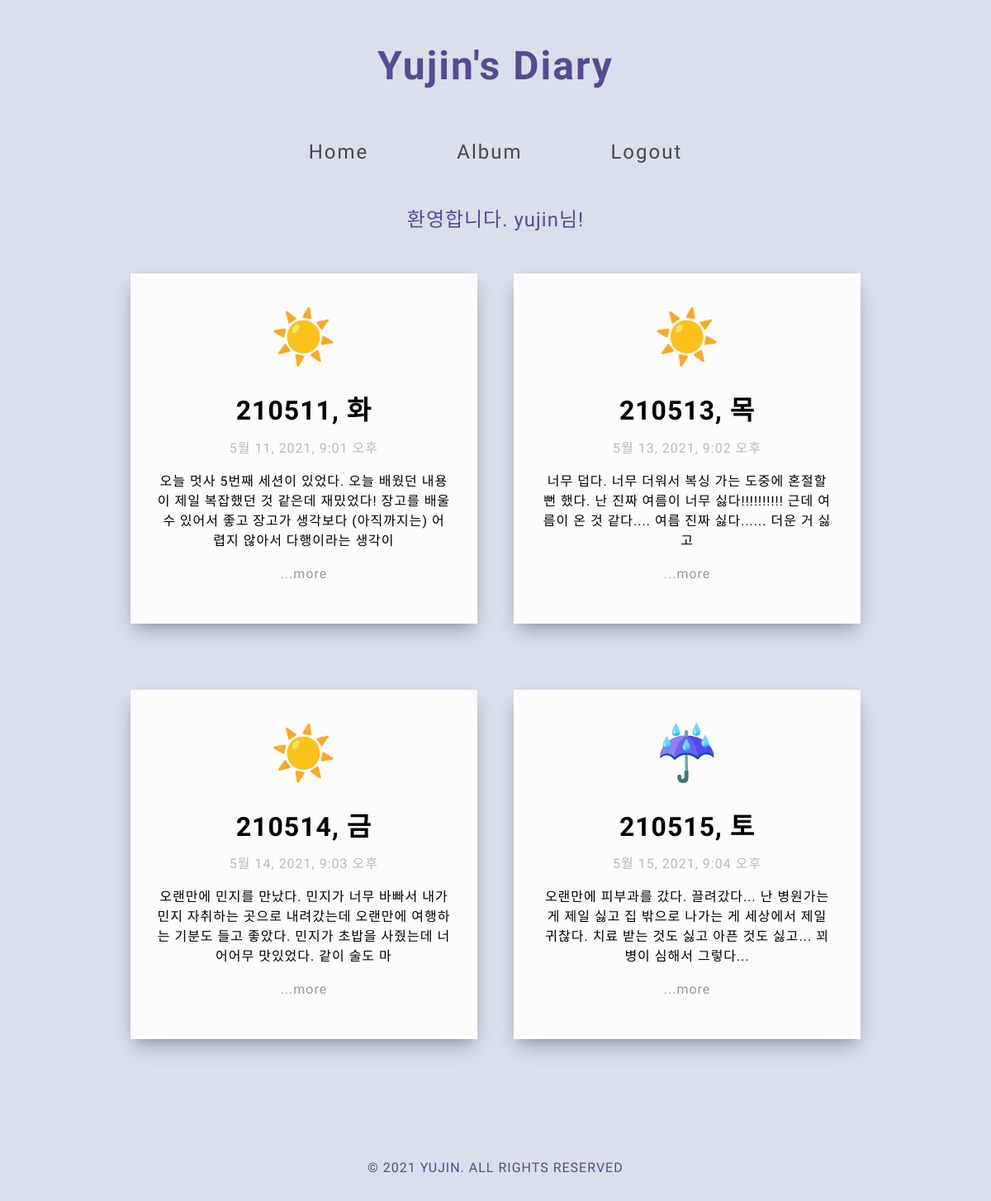
The app's page / (signed in) with its own data.
### diaryapp/models.py (models this page shows, shortened)
class Diary(models.Model):
    title = models.CharField(max_length=200)
    created_at = models.DateTimeField('작성시간', default = timezone.now)
    weather = models.CharField(max_length=50, default="")
    body = models.TextField()
    image = models.ImageField(upload_to="diaryImg/", default="")
    def summary(self):
        return self.body[:100]

### diaryapp/views.py (the view)
# urls.py: 2. Add a URL to urlpatterns:  path('', views.home, name='home')
def home(request):
    posts = Diary.objects
    return render(request, 'home.html', {'posts' : posts})

### diaryapp/templates/home.html (shortened to what this page needs)
<!DOCTYPE html>
<html>
  <head>
  </head>
  <body>
    {% extends 'base.html' %} {% block content %} {% if user.is_authenticated %}
    {% for post in posts.all %}
    <a href="{%url 'detail' post.id%}">
      <div class="post">
        <p id="weather">{{post.weather}}</p>
        <h1>{{post.title}}</h1>
        <p style="color: rgb(185, 185, 185)">{{post.created_at}}</p>
        <p>{{post.summary}}</p>
        <p style="color: rgb(151, 151, 151)">...more</p>
      </div></a
    >
    {% endfor %} {% else %}
    <p class="alert">로그인 후 볼 수 있습니다.</p>
    {% endif %}
    <br /><br /><br /><br /><br />
    <footer>
      <p>&copy; 2021 YUJIN. ALL RIGHTS RESERVED</p>
    </footer>
    {% endblock %}

### diaryProject/templates/base.html (shortened to what this page needs)
<!DOCTYPE html>
<html>
  <head>
  </head>
  <body>
    <header>
      <h1>Yujin's Diary</h1>
    </header>
    <nav>
      <a href="{% url 'home' %}">Home</a>
      {% if user.is_authenticated %}
      <a href="/photo">Album</a>
      <a href="javascript:{document.getElementById('logout').submit()}"
        >Logout</a
      >
      <div>환영합니다. {{user.username}}님!</div>
      {% else %}
      <a>Album</a>
      <a href="{% url 'signup' %}">Signup</a>
      <a href="{% url 'login' %}">Login</a>
      {% endif %}
    </nav>
  </body>
</html>
{% block content %} {% endblock %}

### diaryapp/templates/home.html (style rules this page uses)
* { text-align: center; background-color: #d9dfeb; font-family: "Nanum Gothic"; letter-spacing: 1px; }
header h1 { font-family: "Ubuntu"; color: #574b90; letter-spacing: 2px; font-size: 3em; font-weight: bold; line-height: 2em; }
a { color: black; text-decoration: none; }
.post { display: inline-block; border: 2px solid #fcfcfc; background-color: #fcfcfc; line-height: 1.5em; width: 30%; height: 10%; margin: 40px 20px; padding: 0px 30px 30px 30px; box-shadow: 0 13px 27px -5px rgba(50, 50, 93, 0.25), 0 8px 16px -8px rgba(0, 0, 0, 0.3), 0 -6px 16px -6px rgba(0, 0, 0, 0.025); }
.post * { background-color: #fcfcfc; }
footer p { color: #574b90; font-family: "Ubuntu"; line-height: 3em; }
#weather { font-size: 4em; }

### diaryProject/templates/base.html (style rules this page uses)
* { font-family: "Nanum Gothic"; }
nav { font-size: 1.5em; padding: 10px; width: 70%; margin: 0 auto; margin-top: 30px; border-radius: 10px; }
nav a { color: rgb(71, 71, 71); text-align: center; text-decoration: none; letter-spacing: 2px; margin: 0 50px; }
nav div { color: #574b90; margin-top: 2em; }

### records on screen
Diary: weather "☀️", title "210511, 화", created_at "5월 11, 2021, 9:01 오후", summary "오늘 멋사 5번째 세션이 있었다. 오늘 배웠던 내용이 제일 복잡했던 것 같은데 재밌었다! 장고를 배울 수 있어서 좋고 장고가 생각보다 (아직까지는) 어렵지 않아서 다행이라는 생각이"
Diary: weather "☀️", title "210513, 목", created_at "5월 13, 2021, 9:02 오후", summary "너무 덥다. 너무 더워서 복싱 가는 도중에 혼절할 뻔 했다. 난 진짜 여름이 너무 싫다!!!!!!!!!! 근데 여름이 온 것 같다.... 여름 진짜 싫다...... 더운 거 싫고"
Diary: weather "☀️", title "210514, 금", created_at "5월 14, 2021, 9:03 오후", summary "오랜만에 민지를 만났다. 민지가 너무 바빠서 내가 민지 자취하는 곳으로 내려갔는데 오랜만에 여행하는 기분도 들고 좋았다. 민지가 초밥을 사줬는데 너어어무 맛있었다. 같이 술도 마"
Diary: weather "☔️", title "210515, 토", created_at "5월 15, 2021, 9:04 오후", summary "오랜만에 피부과를 갔다. 끌려갔다... 난 병원가는 게 제일 싫고 집 밖으로 나가는 게 세상에서 제일 귀찮다. 치료 받는 것도 싫고 아픈 것도 싫고... 꾀병이 심해서 그렇다..."

### other values on screen
{{ user.username }} "yujin"
